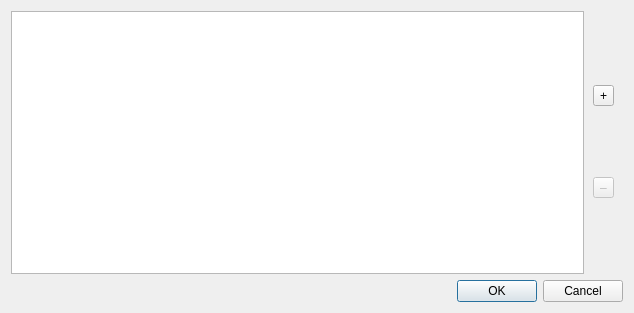
<?xml version="1.0" encoding="UTF-8"?>
<ui version="4.0">
 <class>InputsDialog</class>
 <widget class="QDialog" name="InputsDialog">
  <property name="geometry">
   <rect>
    <x>0</x>
    <y>0</y>
    <width>634</width>
    <height>313</height>
   </rect>
  </property>
  <property name="windowTitle">
   <string>输入</string>
  </property>
  <layout class="QVBoxLayout" name="verticalLayout_4">
   <item>
    <widget class="QWidget" name="widget_5" native="true">
     <property name="sizePolicy">
      <sizepolicy hsizetype="Expanding" vsizetype="Preferred">
       <horstretch>0</horstretch>
       <verstretch>0</verstretch>
      </sizepolicy>
     </property>
     <property name="minimumSize">
      <size>
       <width>111</width>
       <height>111</height>
      </size>
     </property>
     <layout class="QHBoxLayout" name="horizontalLayout_4">
      <property name="spacing">
       <number>0</number>
      </property>
      <property name="leftMargin">
       <number>0</number>
      </property>
      <property name="topMargin">
       <number>0</number>
      </property>
      <property name="rightMargin">
       <number>0</number>
      </property>
      <property name="bottomMargin">
       <number>0</number>
      </property>
      <item>
       <widget class="QListWidget" name="listWidget"/>
      </item>
      <item>
       <widget class="QWidget" name="widget_6" native="true">
        <layout class="QVBoxLayout" name="verticalLayout_3">
         <item>
          <widget class="QToolButton" name="toolButton_addinput">
           <property name="text">
            <string>+</string>
           </property>
          </widget>
         </item>
         <item>
          <widget class="QToolButton" name="toolButton_removeinput">
           <property name="enabled">
            <bool>false</bool>
           </property>
           <property name="text">
            <string>–</string>
           </property>
          </widget>
         </item>
        </layout>
       </widget>
      </item>
     </layout>
    </widget>
   </item>
   <item>
    <widget class="QDialogButtonBox" name="buttonBox">
     <property name="orientation">
      <enum>Qt::Horizontal</enum>
     </property>
     <property name="standardButtons">
      <set>QDialogButtonBox::Cancel|QDialogButtonBox::Ok</set>
     </property>
    </widget>
   </item>
  </layout>
 </widget>
 <resources/>
 <connections>
  <connection>
   <sender>buttonBox</sender>
   <signal>accepted()</signal>
   <receiver>InputsDialog</receiver>
   <slot>accept()</slot>
   <hints>
    <hint type="sourcelabel">
     <x>248</x>
     <y>254</y>
    </hint>
    <hint type="destinationlabel">
     <x>157</x>
     <y>274</y>
    </hint>
   </hints>
  </connection>
  <connection>
   <sender>buttonBox</sender>
   <signal>rejected()</signal>
   <receiver>InputsDialog</receiver>
   <slot>reject()</slot>
   <hints>
    <hint type="sourcelabel">
     <x>316</x>
     <y>260</y>
    </hint>
    <hint type="destinationlabel">
     <x>286</x>
     <y>274</y>
    </hint>
   </hints>
  </connection>
 </connections>
</ui>
